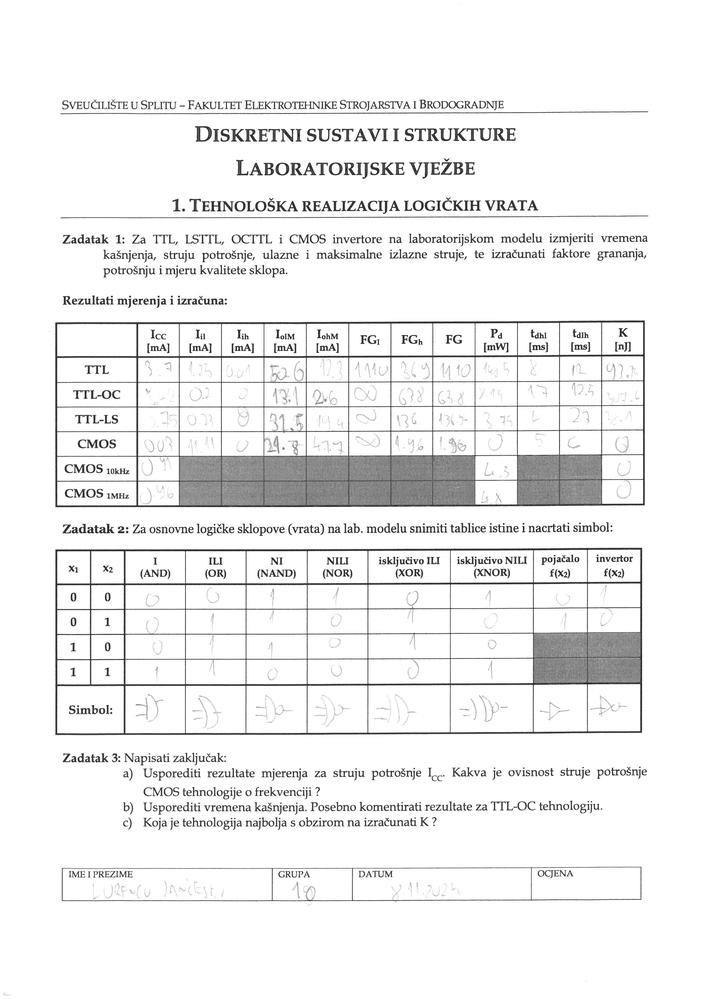
#> input picture uploads/input_test.tif, 706 x 999 px, shrunk from 2480 x 3507 before the run
$ python -i utils.py   (imports and definitions only)
#> lines starting #> are read from the running program, lines starting #| are printed output that depends on the picture; after the words box and inside, x2 and y2 are one past the last pixel; in counts of white or black regions, pixels touching at a corner belong together
import cv2
import numpy as np
from PIL import Image

def extract_template_boxes(template_img_path, min_height=20, min_area=1000):
#> called with template_img_path = 'uploads/input_test.tif', min_height = 20, min_area = 1000
    pil_img = Image.open(template_img_path).convert("RGB")
    img = np.array(pil_img)
    img = cv2.cvtColor(img, cv2.COLOR_RGB2BGR)

    gray = cv2.cvtColor(img, cv2.COLOR_BGR2GRAY)
#> gray is the input picture: shape (999, 706); min 0, max 255, mean 239.2
    _, bin_img = cv2.threshold(gray, 128, 255, cv2.THRESH_BINARY | cv2.THRESH_OTSU)
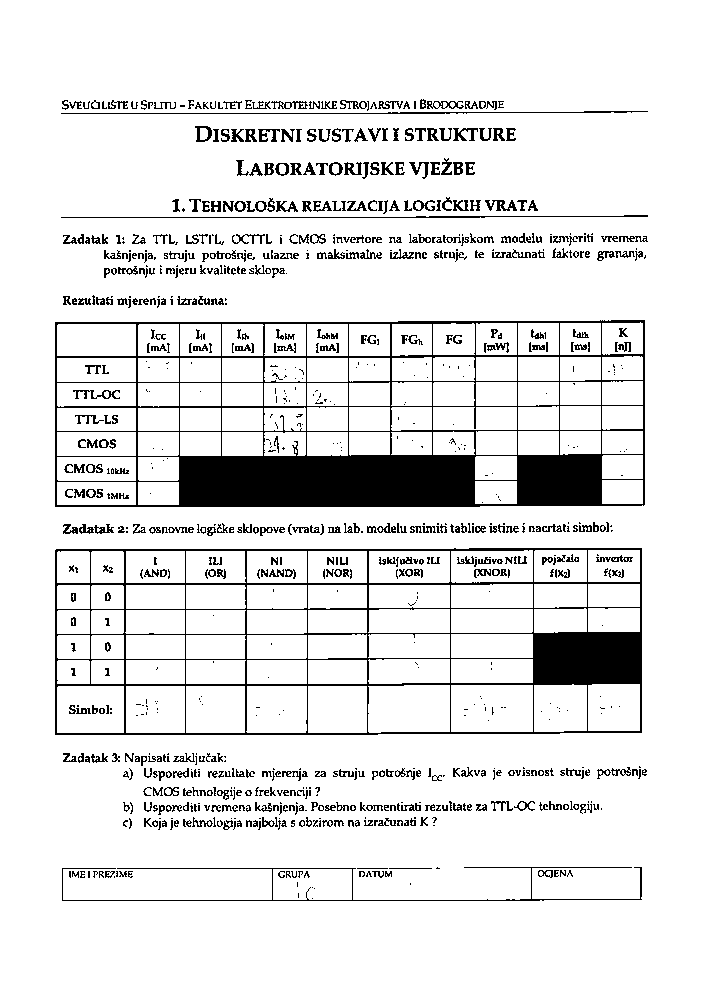
#> bin_img: shape (999, 706); 90% white; 942 black regions (431 under 20 px), largest, box (x1, y1, x2, y2) and area: (55, 320, 645, 507) 27921, (55, 548, 642, 735) 14540, (62, 867, 642, 901) 1277
    bin_img = cv2.bitwise_not(bin_img)

    vertical_kernel = cv2.getStructuringElement(cv2.MORPH_RECT, (1, img.shape[1] // 120))
#> vertical_kernel = [1, 1, 1, 1, 1]
    vertical = cv2.dilate(cv2.erode(bin_img, vertical_kernel, 3), vertical_kernel, 3)
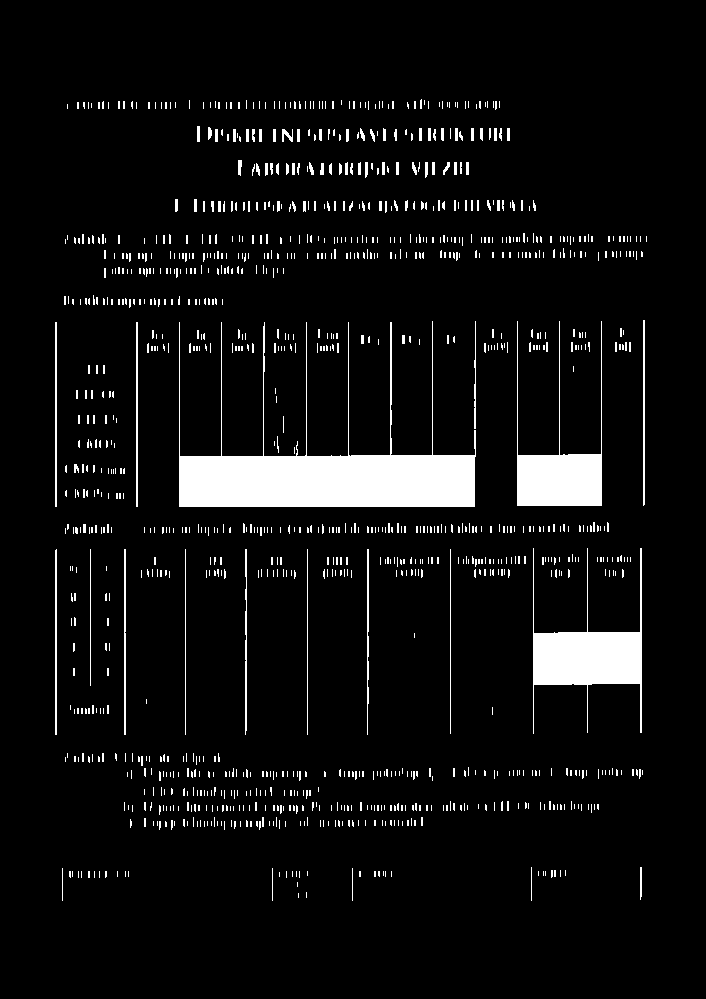
#> vertical: shape (999, 706); 6.3% white; 1212 white regions (1084 under 20 px), largest, box (x1, y1, x2, y2) and area: (179, 321, 476, 507) 16383, (533, 548, 642, 734) 6233, (517, 321, 602, 506) 4772

    horizontal_kernel = cv2.getStructuringElement(cv2.MORPH_RECT, (img.shape[1] // 40, 1))
    horizontal = cv2.dilate(cv2.erode(bin_img, horizontal_kernel, 3), horizontal_kernel, 3)
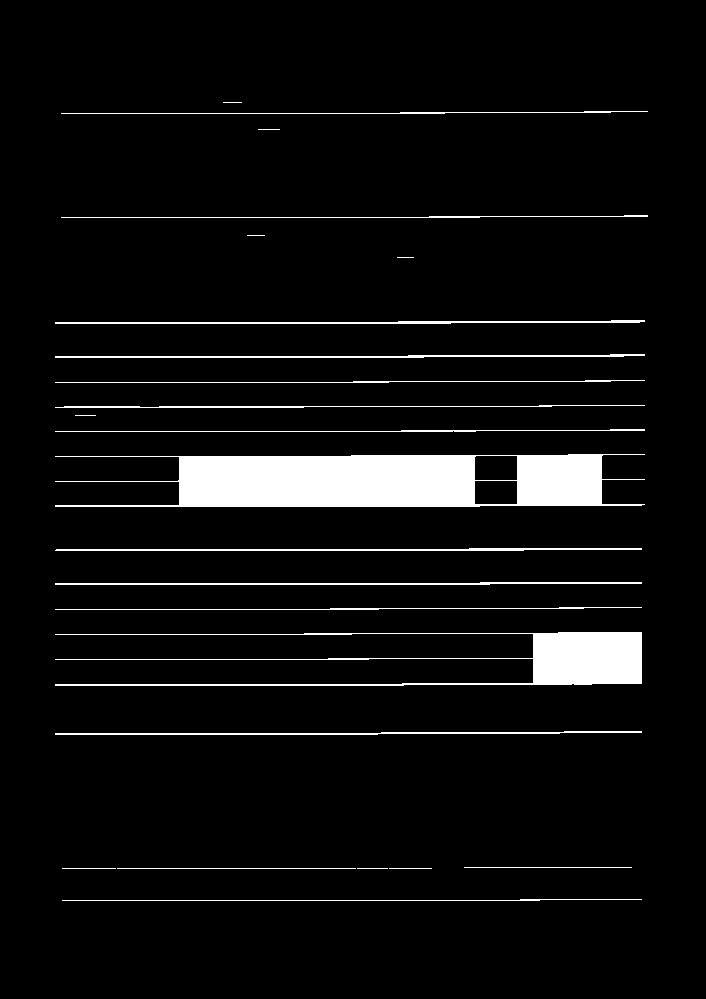
#> horizontal: shape (999, 706); 5.6% white; 24 white regions (3 under 20 px), largest, box (x1, y1, x2, y2) and area: (55, 454, 645, 507) 20430, (55, 632, 642, 686) 7703, (55, 320, 645, 324) 1262

    mask = cv2.addWeighted(vertical, 0.5, horizontal, 0.5, 0)
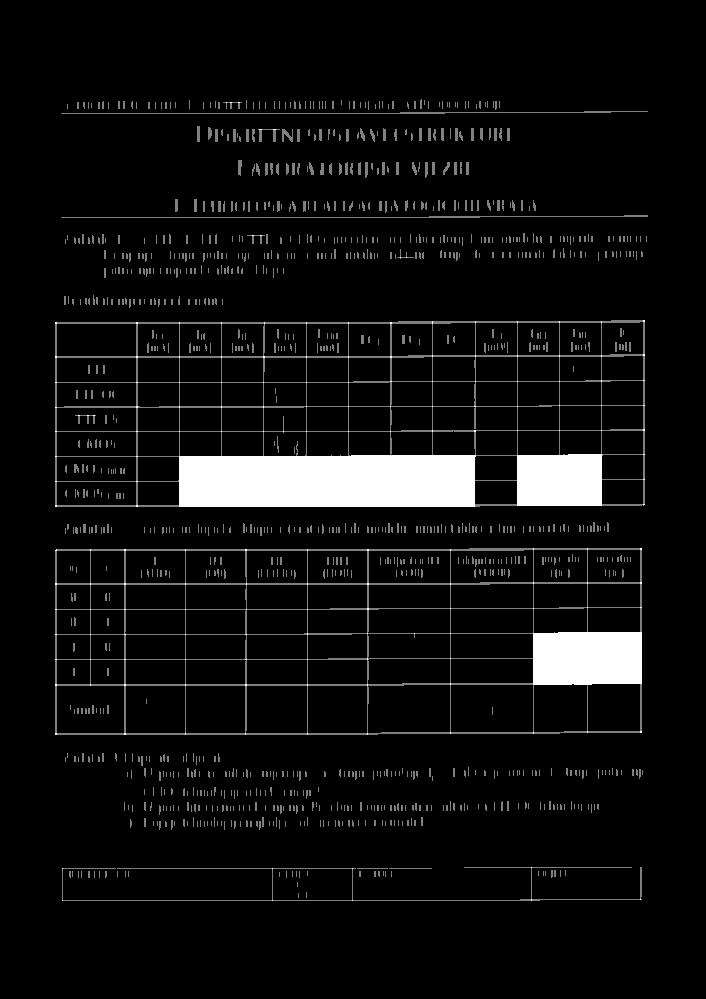
#> mask: shape (999, 706); min 0, max 255, mean 15.2
    kernel = cv2.getStructuringElement(cv2.MORPH_RECT, (3, 3))
    mask = cv2.erode(cv2.bitwise_not(mask), kernel, 2)
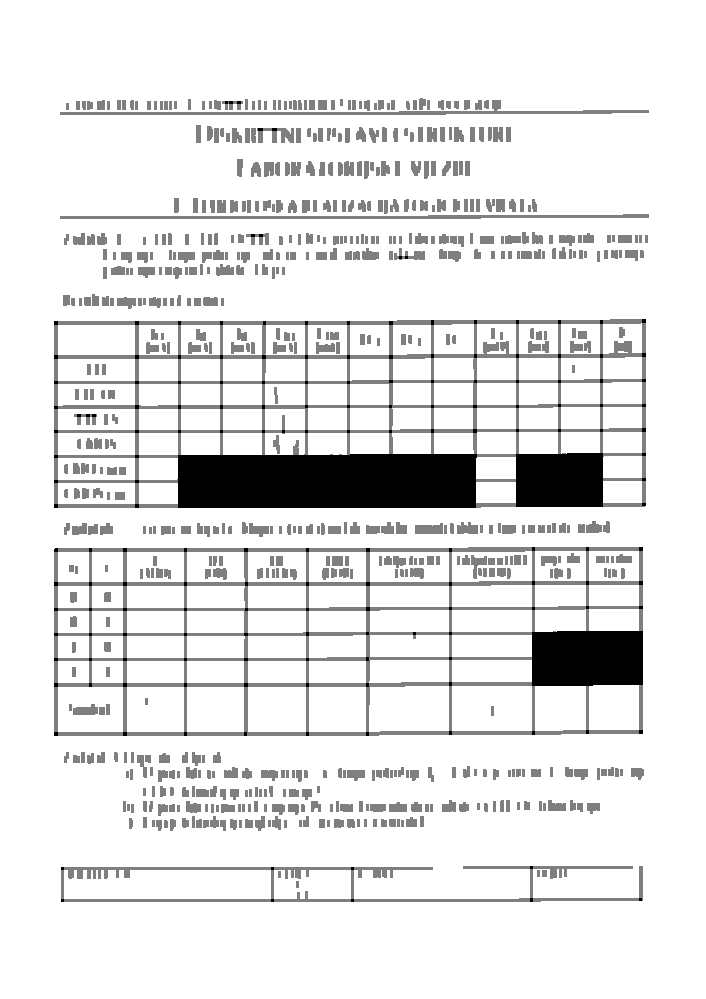
#> mask: shape (999, 706); min 0, max 255, mean 229.7
    _, mask = cv2.threshold(mask, 0, 255, cv2.THRESH_OTSU)
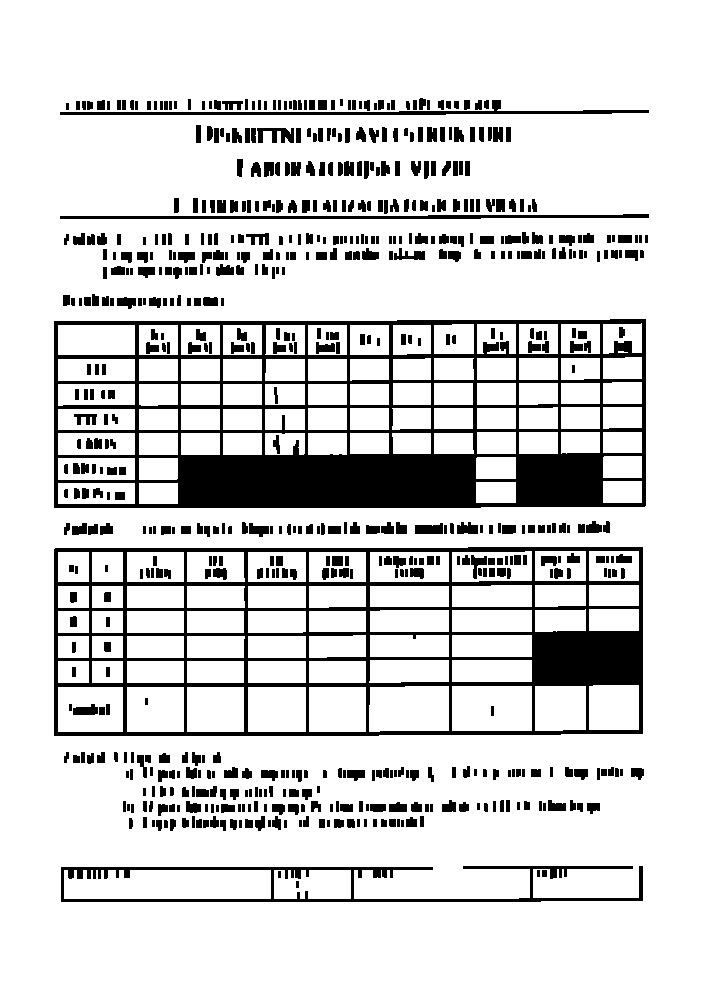
#> mask: shape (999, 706); 84.2% white; 673 black regions

    contours_info = cv2.findContours(mask, cv2.RETR_TREE, cv2.CHAIN_APPROX_SIMPLE)
#> contours_info = 805 contours, 1 with area under 20; largest, box (x1, y1, x2, y2) and area: (0, 0, 706, 999) 703590, (53, 318, 647, 509) 111601, (53, 546, 644, 737) 111335, (60, 865, 644, 903) 13354, (64, 870, 271, 899) 5406
    contours = contours_info[0] if len(contours_info) == 2 else contours_info[1]
#> contours has the same summary as contours_info

    boxes = []
    for c in contours:
        x, y, w, h = cv2.boundingRect(c)
        if h >= min_height and w * h >= min_area:
            boxes.append((x, y, w, h))
#> this loop made 805 passes
#> (x, y, w, h) on passes 2 to 4: (541, 869, 7, 9), (536, 869, 5, 9), (60, 865, 584, 38)
#> after the loop, boxes = 70 items, first 6: (0, 0, 706, 999), (60, 865, 584, 38), (274, 870, 77, 29), (64, 870, 207, 29), (53, 546, 591, 191), (309, 687, 57, 45)

    return sorted(boxes, key=lambda b: (b[1], b[0]))

def group_into_rows(boxes, y_tolerance=15):
    rows = []
    current_row = []
    prev_y = -100

    for box in sorted(boxes, key=lambda b: (b[1], b[0])):
        x, y, w, h = box
        if abs(y - prev_y) > y_tolerance:
            if current_row:
                rows.append(current_row)
            current_row = []
        current_row.append(box)
        prev_y = y
    if current_row:
        rows.append(current_row)
    return [sorted(row, key=lambda b: b[0]) for row in rows]

>>> result = extract_template_boxes('uploads/input_test.tif')
#> result = 70 items, first 6: (0, 0, 706, 999), (53, 318, 594, 191), (603, 323, 39, 31), (434, 324, 40, 30), (477, 324, 39, 30), (519, 324, 39, 30)

$ run again, on uploads/flabvj_1DE-DT - Copy.tiff
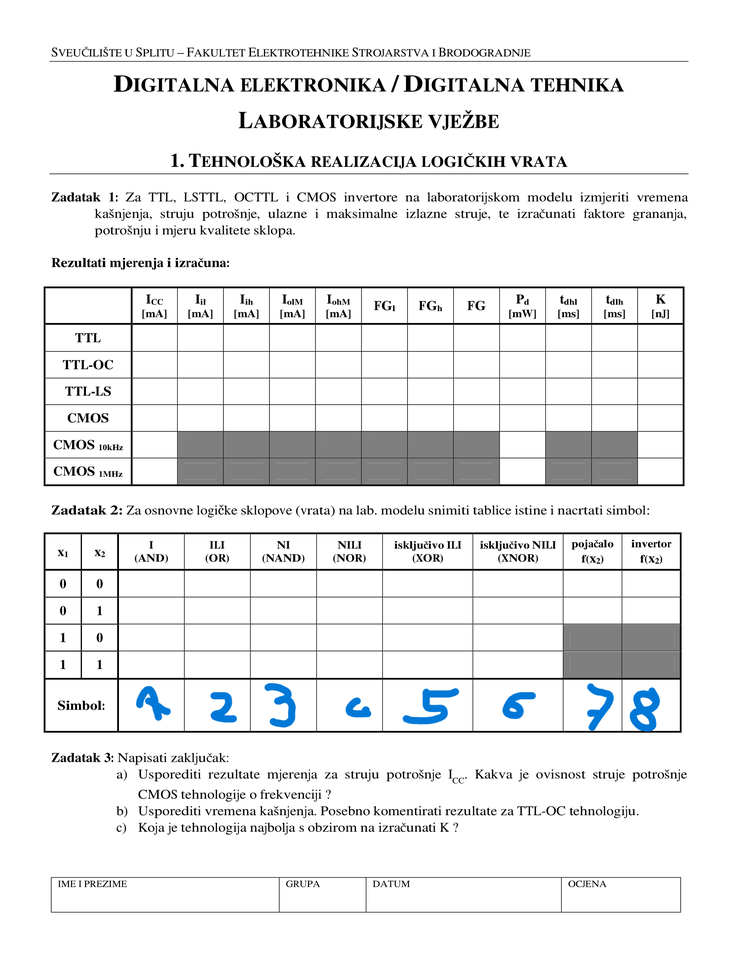
#> input picture uploads/flabvj_1DE-DT - Copy.tiff, 738 x 956 px, shrunk from 1700 x 2200 before the run
#> in extract_template_boxes, `_, bin_img = cv2.threshold(gray, 128, 255, cv2.THRESH_BINARY | cv2.THR..`:
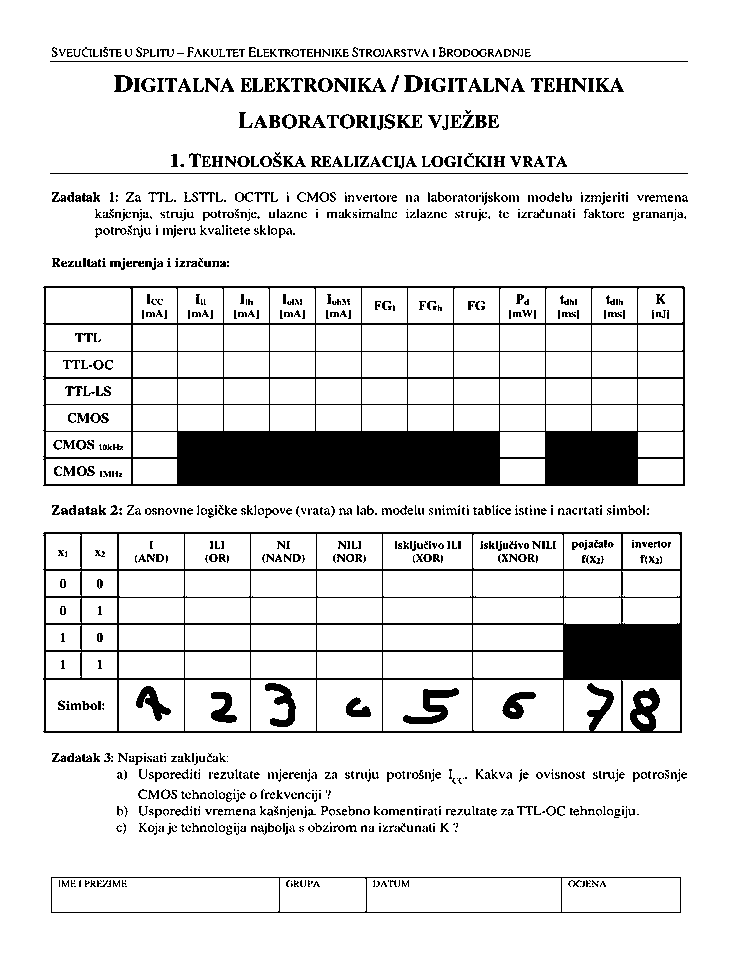
#> bin_img: shape (956, 738); 88.3% white; 1117 black regions (577 under 20 px), largest, box (x1, y1, x2, y2) and area: (43, 286, 685, 486) 31786, (43, 532, 682, 733) 18294, (51, 877, 681, 913) 1433
#> vertical: shape (956, 738); 7.6% white; 1009 white regions (828 under 20 px), largest, box (x1, y1, x2, y2) and area: (177, 287, 500, 487) 18925, (563, 533, 682, 734) 7387, (545, 287, 638, 487) 5550
#> horizontal: shape (956, 738); 6.9% white; 33 white regions, largest, box (x1, y1, x2, y2) and area: (44, 431, 686, 486) 24006, (44, 623, 683, 680) 9781, (44, 323, 686, 325) 1283
#> in extract_template_boxes, `_, mask = cv2.threshold(mask, 0, 255, cv2.THRESH_OTSU)`:
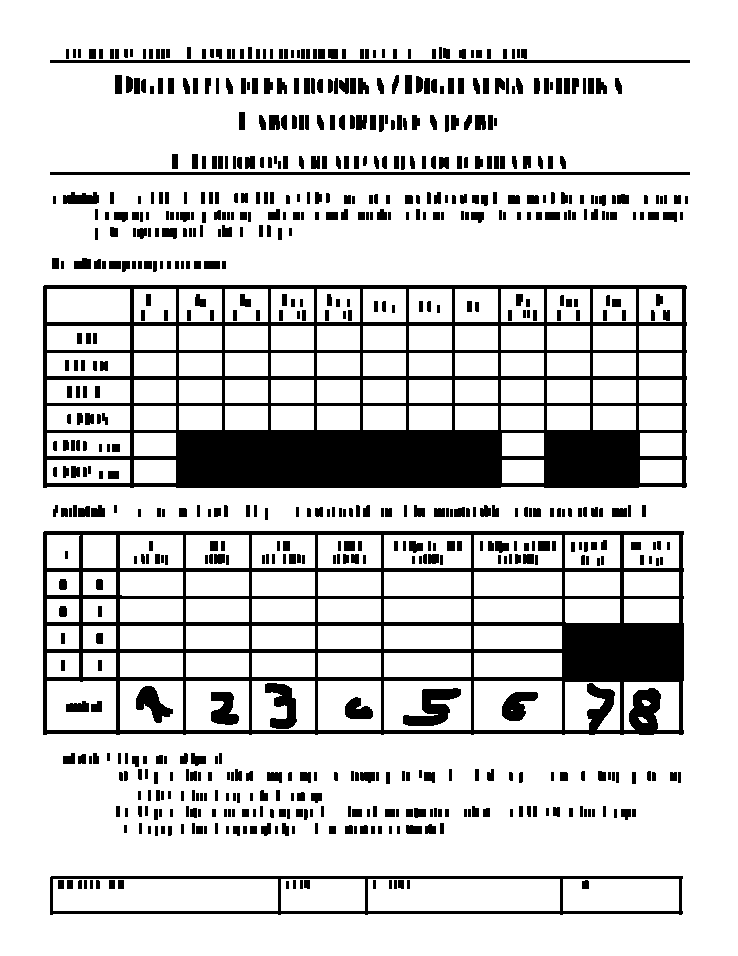
#> mask: shape (956, 738); 82.3% white; 730 black regions
#> contours_info = 866 contours, 1 with area under 20; largest, box (x1, y1, x2, y2) and area: (0, 0, 738, 956) 703835, (42, 284, 688, 489) 131190, (42, 530, 685, 736) 130890, (49, 875, 684, 916) 24706, (53, 879, 278, 911) 6944
#> contours has the same summary as contours_info
#> the loop in extract_template_boxes, `for c in contours:` made 866 passes
#> (x, y, w, h) on passes 2, 4, 6: (49, 875, 635, 41), (581, 879, 9, 11), (406, 879, 5, 11)
#> after the loop in extract_template_boxes, `for c in contours:`: boxes = 103 items, first 6: (0, 0, 738, 956), (49, 875, 635, 41), (563, 879, 116, 32), (368, 879, 192, 32), (281, 879, 84, 32), (53, 879, 225, 32)
#> result = 103 items, first 6: (0, 0, 738, 956), (42, 284, 646, 205), (47, 289, 83, 33), (134, 289, 42, 33), (179, 289, 43, 33), (225, 289, 43, 33)
